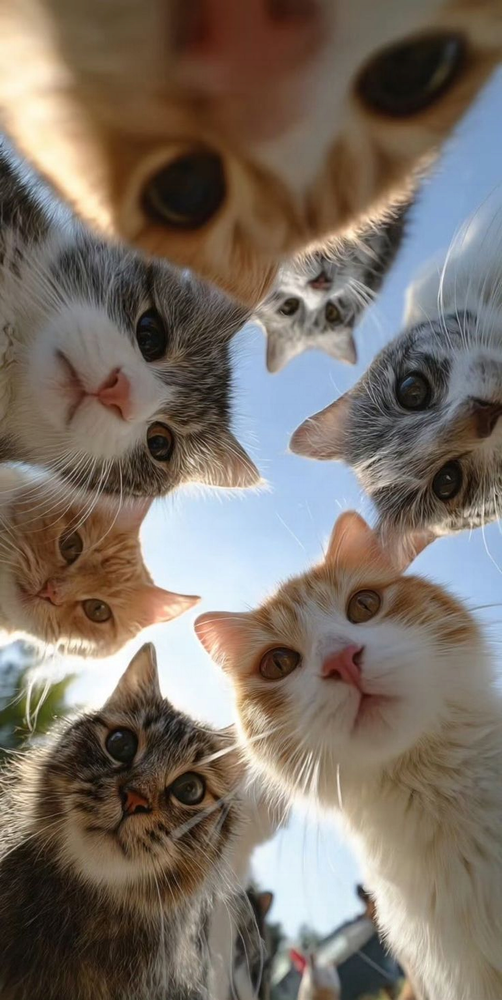
#> input picture output secret.png, 502 x 1000 px, shrunk from 736 x 1465 before the run
$ python decode.py
#> lines starting #> are read from the running program, lines starting #| are printed output that depends on the picture
from PIL import Image

def decode_image(stego_path, output_path):
#> called with stego_path = 'output secret.png', output_path = 'recovered secret.png'
    stego = Image.open(stego_path).convert("RGB")
#> stego is the input picture: PIL image 502x1000 RGB; mean R, G, B 124, 113.3, 103.2
    pixels = stego.load()

    width, height = stego.size
#> width = 502; height = 1000
    new_image = Image.new("RGB", (width, height))
#> new_image: PIL image 502x1000 RGB; every value is 0
    new_pixels = new_image.load()

    for x in range(width):
        for y in range(height):
            r, g, b = pixels[x, y]

            r_new = (r & 1) * 255
            g_new = (g & 1) * 255
            b_new = (b & 1) * 255

            new_pixels[x, y] = (r_new, g_new, b_new)

    new_image.save(output_path)
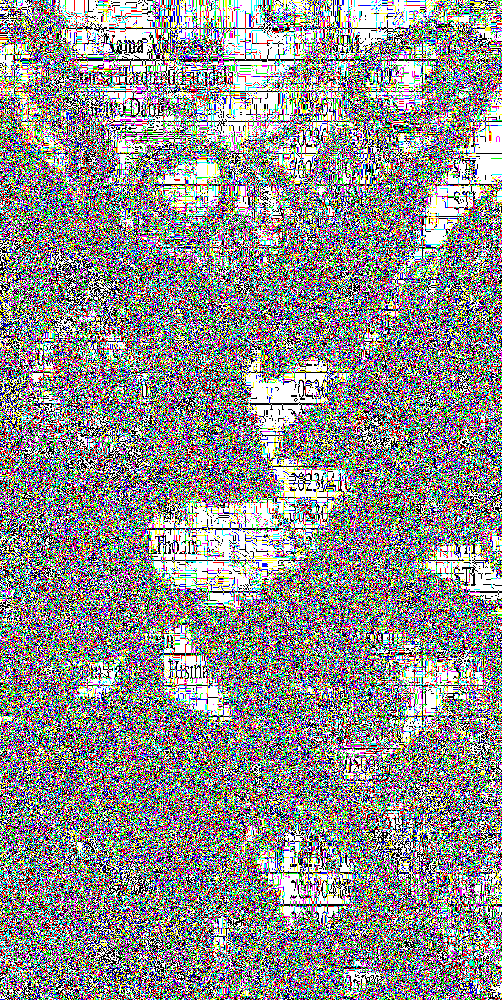
#> saved as recovered secret.png: PIL image 502x1000 RGB; mean R, G, B 142.4, 142.7, 141
    print("Gambar berhasil diambil!")

decode_image("output secret.png", "recovered secret.png")
